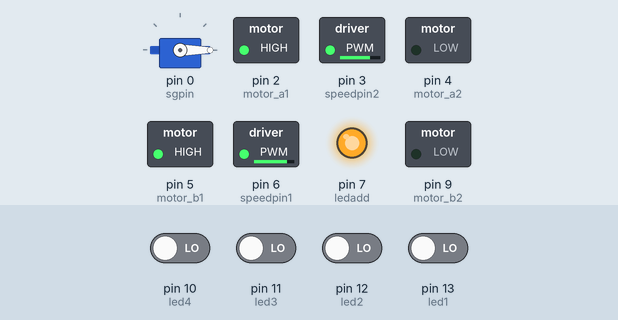
This sketch was run on a simulated Arduino Uno, built with avr-gcc and run on an emulated ATmega328P. On the bench: servo, switched loads named in the sketch (green lamp = pin HIGH), output pins drawn as LEDs (lit = HIGH). The test bench sets the inputs (shaded band); at power-on: pin 10 (led4), pin 11 (led3), pin 12 (led2), pin 13 (led1) LOW.

Above: at 5.4 s.
5.5 s: pin 10 (led4) driven HIGH and pin 13 (led1) driven HIGH
At 6.6 s:
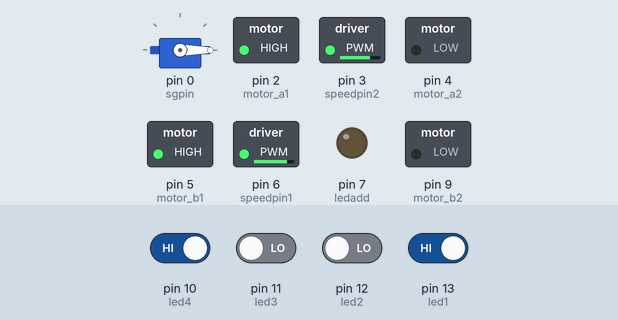
7.4 s: pin 10 (led4) driven LOW
At 9.2 s:
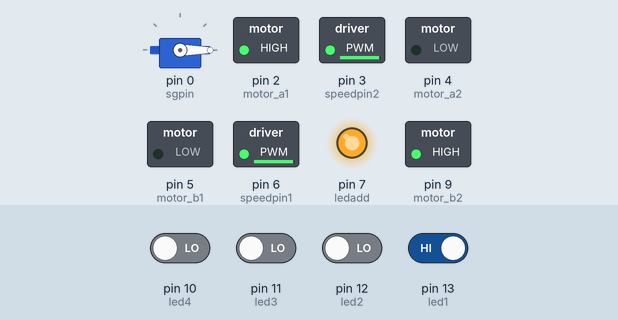
9.5 s: pin 10 (led4) driven HIGH
At 9.9 s:
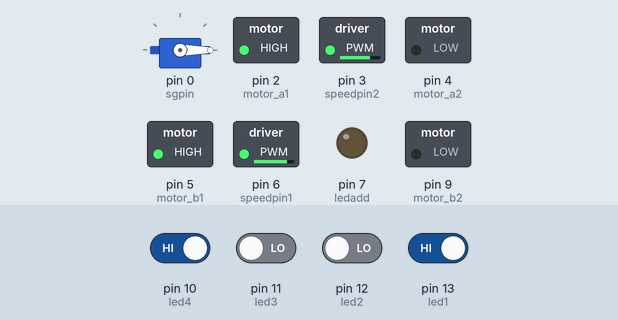
11.0 s: pin 13 (led1) driven LOW
At 12.7 s:
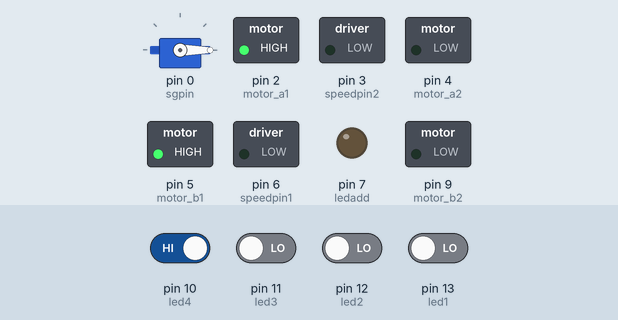
Timing chart, 0 to 14.0 s (numbered marks = the images above; inputs shaded):
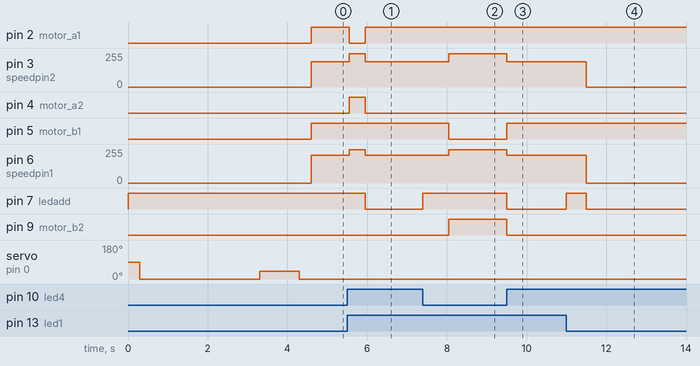

The sketch:

stupid1_simple_accomplished.ino
```cpp
#include <Servo.h>
Servo sg90;
const int sgpin = 0 ;

const int motor_a1 = 2 ;
const int motor_a2 = 4 ;
const int speedpin1 = 6 ;

const int motor_b1 = 5 ;
const int motor_b2 = 9 ;
const int speedpin2 = 3 ;

const int led1 = 13;
const int led2 = 12;
const int led3 = 11;
const int led4 = 10;
const int ledadd = 7;

// 读取的值,0为白色
int s1 = 0;
int s2 = 0;
int s3 = 0;
int s4 = 0;
bool allstop = false;
int counter = 1;

void nmsl_smart() {
  readsensor();
  while (s1 == 1 && s2 == 0 && s3 == 0 && s4 == 1)
    return;
  nmsl_smart();
}
void readsensor() {
  s1 = digitalRead(led1);
  s2 = digitalRead(led2);
  s3 = digitalRead(led3);
  s4 = digitalRead(led4);
}

// 差速修正向右偏
void motor_right() {
  analogWrite(speedpin1, 200); //
  analogWrite(speedpin2, 0); //
}

// 差速修正向左偏
void motor_left() {
  analogWrite(speedpin1, 0); //
  analogWrite(speedpin2, 200); //
}
// 直行
void motor_run() {
  analogWrite(speedpin1, 210); //这是右边
  analogWrite(speedpin2, 190); //这是左边
}
// 停止
void motor_stop() {
  analogWrite(speedpin1, 0); //
  analogWrite(speedpin2, 0); //
}

// 倒车
void motor_back() {
  digitalWrite(motor_a1, LOW); // in1
  digitalWrite(motor_a2, HIGH); // in2
  digitalWrite(motor_b1, LOW); // in3
  digitalWrite(motor_b2, HIGH); // in4

  analogWrite(speedpin1, 100); //
  analogWrite(speedpin2, 100); //
}
// 前进
void motor_ahead() {
  digitalWrite(motor_a1, HIGH); // in1
  digitalWrite(motor_a2, LOW); // in2
  digitalWrite(motor_b1, HIGH); // in3
  digitalWrite(motor_b2, LOW); // in4
}
// 左拐
void motor_turn_left() {
  motor_run();
  delay(50);

  digitalWrite(motor_a1, LOW); // in1
  digitalWrite(motor_a2, HIGH); // in2
  digitalWrite(motor_b1, HIGH); // in3
  digitalWrite(motor_b2, LOW); // in4

  analogWrite(speedpin1, 250); //
  analogWrite(speedpin2, 250); //

  delay(400);

  nmsl_smart();

}
// 右拐
void motor_turn_right() {
  motor_run();
  delay(50);

  digitalWrite(motor_a1, HIGH); // in1
  digitalWrite(motor_a2, LOW); // in2
  digitalWrite(motor_b1, LOW); // in3
  digitalWrite(motor_b2, HIGH); // in4

  analogWrite(speedpin1, 250); //
  analogWrite(speedpin2, 250); //

  delay(400);

  nmsl_smart();
}
void motor_trans() {
  //  while (s1 != 1 && s2 != 0 && s3 != 0 && s4 != 1) {
  //    motor_back();
  //    motor_run();
  //    delay(10);
  //    readsensor();
  //  }
  //  motor_turn_left();
  //  delay(200);
  //  while (s1 != 1 && s2 != 0 && s3 != 0 && s4 != 1) {
  //    motor_turn_left();
  //    delay(10);
  //    readsensor();
  //  }
}
// 舵机动一动
void servo_on() {
  sg90.write(0);
  delay(3000);
  sg90.write(40);
  delay(1000);
  sg90.write(0);
}

void much() {
  digitalWrite(ledadd, HIGH);
  delay(300);
  if (counter == 1 || counter == 9) { //起点到终点
    motor_stop();
    servo_on();
  }
  else  if (counter == 5) {
    motor_turn_left();
  } else  if (counter == 7) {
    motor_turn_right();
  } else  if (counter == 0) {
    motor_trans();
  }
  else  if (counter > 9) {
    motor_stop();
    allstop = true;
  }
  else if (counter == 8) {
    delay(200);
    motor_stop();
    allstop = true;
  }
  else {
    motor_ahead();
    motor_run();
  }
  counter = counter + 1;
}
void setup() {
  // put your setup code here, to run once:
  Serial.begin(9600);
  counter = 1;
  allstop = false;
  sg90.attach(sgpin);
  Serial.begin(9600);
  pinMode(motor_a1, OUTPUT);
  pinMode(motor_a2, OUTPUT);
  pinMode(motor_b1, OUTPUT);
  pinMode(motor_b2, OUTPUT);
  pinMode(speedpin1, OUTPUT);
  pinMode(speedpin2, OUTPUT);
  pinMode(led1, INPUT);
  pinMode(led2, INPUT);
  pinMode(led3, INPUT);
  pinMode(led4, INPUT);
  pinMode(ledadd, OUTPUT);
}

void loop() {
  digitalWrite(ledadd, LOW);
  if (allstop)return;
  readsensor();
  if (s1 == 1 && s2 == 0 && s3 == 0 && s4 == 1) { //前进
    motor_ahead();
    motor_run();
    delay(1);
  }
  else if (s1 == 1 && s2 == 1 && s3 == 0 && s4 == 1) { //向右修正
    motor_ahead();
    motor_right();
    delay(1);
  }
  else if (s1 == 1 && s2 == 0 && s3 == 1 && s4 == 1) { //向左修正
    motor_ahead();
    motor_left();
    delay(1);
  }
  else if (s1 == 1 && s2 == 1 && s3 == 1 && s4 == 1) { //倒车
    motor_back();
  }
  else if (s1 == 0 && s2 == 1 && s3 == 1 && s4 == 1) {
    //      motor_ahead();
    //      motor_right();
  }
  else if (s1 == 1 && s2 == 1 && s3 == 1 && s4 == 0) {
    //      motor_ahead();
    //      motor_right();
  }
  else if (s1 == 1 && s2 == 1 && s3 == 0 && s4 == 0) {
    motor_ahead();
    motor_left();
    delay(1);
  }
  else if (s1 == 0 && s2 == 0 && s3 == 1 && s4 == 1) {
    motor_ahead();
    motor_left();
    delay(1);
  }
  else {
    much();
  }
  //    Serial.println(counter);

}
```

Measured:
- after the input at 5.5 s, pin 7 (ledadd): HIGH → LOW after 0.45 s
- after the input at 7.4 s, pin 3 (speedpin2): 190/255 → 250/255 after 0.65 s; pin 5 (motor_b1): HIGH → LOW after 0.65 s; pin 6 (speedpin1): 210/255 → 250/255 after 0.65 s; pin 7 (ledadd): LOW → HIGH at once; pin 9 (motor_b2): LOW → HIGH after 0.65 s
- after the input at 9.5 s, pin 3 (speedpin2): 250/255 → 190/255 at once; pin 5 (motor_b1): LOW → HIGH at once; pin 6 (speedpin1): 250/255 → 210/255 at once; pin 7 (ledadd), pin 9 (motor_b2): HIGH → LOW at once
- after the input at 11.0 s, pin 3 (speedpin2): 190/255 → 0/255 after 0.50 s; pin 6 (speedpin1): 210/255 → 0/255 after 0.50 s; pin 7 (ledadd): LOW → HIGH at once, → LOW 0.50 s later
